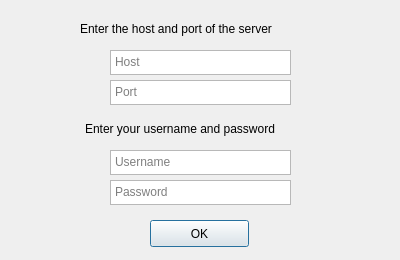
<?xml version="1.0" encoding="UTF-8"?>
<ui version="4.0">
 <class>Login</class>
 <widget class="QDialog" name="Login">
  <property name="geometry">
   <rect>
    <x>0</x>
    <y>0</y>
    <width>400</width>
    <height>260</height>
   </rect>
  </property>
  <property name="windowTitle">
   <string>Login</string>
  </property>
  <widget class="QPlainTextEdit" name="plainTextEdit_host">
   <property name="geometry">
    <rect>
     <x>110</x>
     <y>50</y>
     <width>181</width>
     <height>25</height>
    </rect>
   </property>
   <property name="verticalScrollBarPolicy">
    <enum>Qt::ScrollBarAlwaysOff</enum>
   </property>
   <property name="horizontalScrollBarPolicy">
    <enum>Qt::ScrollBarAlwaysOff</enum>
   </property>
   <property name="tabChangesFocus">
    <bool>true</bool>
   </property>
   <property name="lineWrapMode">
    <enum>QPlainTextEdit::NoWrap</enum>
   </property>
   <property name="centerOnScroll">
    <bool>true</bool>
   </property>
   <property name="placeholderText">
    <string>Host</string>
   </property>
  </widget>
  <widget class="QPlainTextEdit" name="plainTextEdit_port">
   <property name="geometry">
    <rect>
     <x>110</x>
     <y>80</y>
     <width>181</width>
     <height>25</height>
    </rect>
   </property>
   <property name="verticalScrollBarPolicy">
    <enum>Qt::ScrollBarAlwaysOff</enum>
   </property>
   <property name="horizontalScrollBarPolicy">
    <enum>Qt::ScrollBarAlwaysOff</enum>
   </property>
   <property name="tabChangesFocus">
    <bool>true</bool>
   </property>
   <property name="lineWrapMode">
    <enum>QPlainTextEdit::NoWrap</enum>
   </property>
   <property name="centerOnScroll">
    <bool>true</bool>
   </property>
   <property name="placeholderText">
    <string>Port</string>
   </property>
  </widget>
  <widget class="QPlainTextEdit" name="plainTextEdit_username">
   <property name="geometry">
    <rect>
     <x>110</x>
     <y>150</y>
     <width>181</width>
     <height>25</height>
    </rect>
   </property>
   <property name="verticalScrollBarPolicy">
    <enum>Qt::ScrollBarAlwaysOff</enum>
   </property>
   <property name="horizontalScrollBarPolicy">
    <enum>Qt::ScrollBarAlwaysOff</enum>
   </property>
   <property name="tabChangesFocus">
    <bool>true</bool>
   </property>
   <property name="lineWrapMode">
    <enum>QPlainTextEdit::NoWrap</enum>
   </property>
   <property name="centerOnScroll">
    <bool>true</bool>
   </property>
   <property name="placeholderText">
    <string>Username</string>
   </property>
  </widget>
  <widget class="QPlainTextEdit" name="plainTextEdit_password">
   <property name="geometry">
    <rect>
     <x>110</x>
     <y>180</y>
     <width>181</width>
     <height>25</height>
    </rect>
   </property>
   <property name="verticalScrollBarPolicy">
    <enum>Qt::ScrollBarAlwaysOff</enum>
   </property>
   <property name="horizontalScrollBarPolicy">
    <enum>Qt::ScrollBarAlwaysOff</enum>
   </property>
   <property name="tabChangesFocus">
    <bool>true</bool>
   </property>
   <property name="lineWrapMode">
    <enum>QPlainTextEdit::NoWrap</enum>
   </property>
   <property name="centerOnScroll">
    <bool>true</bool>
   </property>
   <property name="placeholderText">
    <string>Password</string>
   </property>
  </widget>
  <widget class="QLabel" name="label_hP">
   <property name="geometry">
    <rect>
     <x>80</x>
     <y>20</y>
     <width>250</width>
     <height>17</height>
    </rect>
   </property>
   <property name="text">
    <string>Enter the host and port of the server</string>
   </property>
  </widget>
  <widget class="QLabel" name="label_up">
   <property name="geometry">
    <rect>
     <x>85</x>
     <y>120</y>
     <width>240</width>
     <height>17</height>
    </rect>
   </property>
   <property name="text">
    <string>Enter your username and password</string>
   </property>
  </widget>
  <widget class="QPushButton" name="pushButton_ok">
   <property name="geometry">
    <rect>
     <x>150</x>
     <y>220</y>
     <width>99</width>
     <height>27</height>
    </rect>
   </property>
   <property name="text">
    <string>OK</string>
   </property>
  </widget>
 </widget>
 <resources/>
 <connections/>
</ui>
